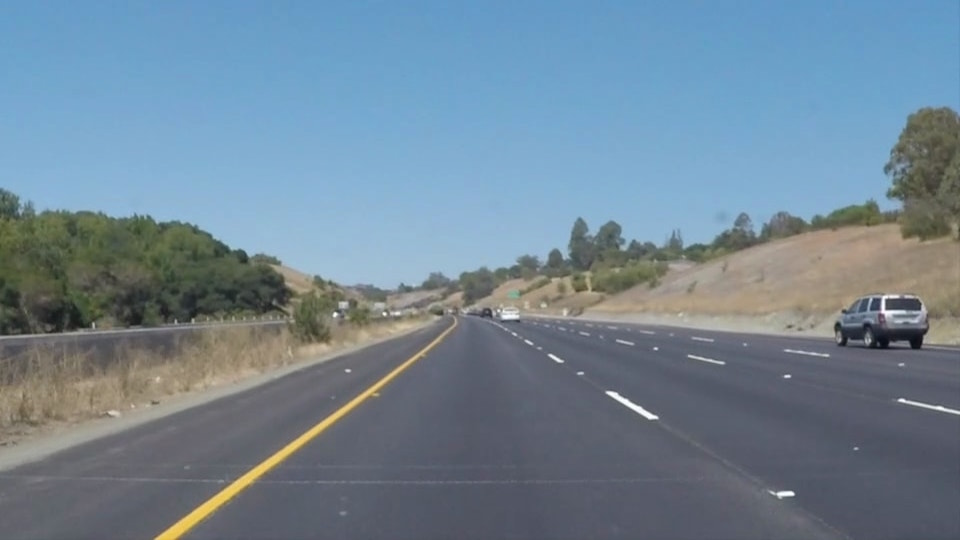
#> input picture test_images/solidYellowCurve.jpg, 960 x 540 px
$ jupyter execute --allow-errors P1.ipynb   (shell and % lines are left out)
#> lines starting #> are read from the running program, lines starting #| are printed output that depends on the picture; after the words box and inside, x2 and y2 are one past the last pixel; in counts of white or black regions, pixels touching at a corner belong together
# Self-Driving Car Engineer Nanodegree

## Project: **Finding Lane Lines on the Road**
***
In this project, you will use the tools you learned about in the lesson to identify lane lines on the road.  You can develop your pipeline on a series of individual images, and later apply the result to a video stream (really just a series of images). Check out the video clip "raw-lines-example.mp4" (also contained in this repository) to see what the output should look like after using the helper functions below.

Once you have a result that looks roughly like "raw-lines-example.mp4", you'll need to get creative and try to average and/or extrapolate the line segments you've detected to map out the full extent of the lane lines.  You can see an example of the result you're going for in the video "P1_example.mp4".  Ultimately, you would like to draw just one line for the left side of the lane, and one for the right.

In addition to implementing code, there is a brief writeup to complete. The writeup should be completed in a separate file, which can be either a markdown file or a pdf document. There is a [write up template](https://github.com/udacity/CarND-LaneLines-P1/blob/master/writeup_template.md) that can be used to guide the writing process. Completing both the code in the Ipython notebook and the writeup template will cover all of the [rubric points](https://review.udacity.com/#!/rubrics/322/view) for this project.

**The tools you have are color selection, region of interest selection, grayscaling, Gaussian smoothing, Canny Edge Detection and Hough Tranform line detection.  You  are also free to explore and try other techniques that were not presented in the lesson.  Your goal is piece together a pipeline to detect the line segments in the image, then average/extrapolate them and draw them onto the image for display (as below).  Once you have a working pipeline, try it out on the video stream below.**

---

<figure>

 <figcaption>
 <p></p>
 <p style="text-align: center;"> Your output should look something like this (above) after detecting line segments using the helper functions below </p>
 </figcaption>
</figure>
 <p></p>
<figure>

 <figcaption>
 <p></p>
 <p style="text-align: center;"> Your goal is to connect/average/extrapolate line segments to get output like this</p>
 </figcaption>
</figure>

## Import Packages

[cell 1]
#importing some useful packages
import matplotlib.pyplot as plt
import matplotlib.image as mpimg
import numpy as np
import cv2

## Read in an Image

[cell 2]
#reading in an image
image = mpimg.imread('test_images/solidYellowCurve.jpg')
#> image is the input picture: shape (540, 960, 3); mean R, G, B 113, 133.4, 149
gray = cv2.cvtColor(image,cv2.COLOR_RGB2GRAY)
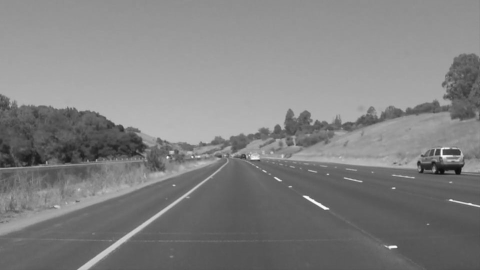
#> gray: shape (540, 960) (shown at 1/2 size); min 11, max 254, mean 129.1
#plt.imshow(gray,cmap='gray')
#printing out some stats and plotting
print('This image is:', type(image), 'with dimensions:', image.shape)
#| This image is: <class 'numpy.ndarray'> with dimensions: (540, 960, 3)
plt.imshow(image)  # if you wanted to show a single color channel image called 'gray', for example, call as plt.imshow(gray, cmap='gray')

## Ideas for Lane Detection Pipeline

**Some OpenCV functions that might be useful for this project are:**

`cv2.inRange()` for color selection
`cv2.fillPoly()` for regions selection
`cv2.line()` to draw lines on an image given endpoints
`cv2.addWeighted()` to coadd / overlay two images
`cv2.cvtColor()` to grayscale or change color
`cv2.imwrite()` to output images to file
`cv2.bitwise_and()` to apply a mask to an image

## Functions

[cell 3]
import math

def grayscale(img):
    """Applies the Grayscale transform
    This will return an image with only one color channel
    but NOTE: to see the returned image as grayscale
    (assuming your grayscaled image is called 'gray')
    you should call plt.imshow(gray, cmap='gray')"""
    return cv2.cvtColor(img, cv2.COLOR_RGB2GRAY)
    # Or use BGR2GRAY if you read an image with cv2.imread()
    # return cv2.cvtColor(img, cv2.COLOR_BGR2GRAY)

def canny(img, low_threshold, high_threshold):
    """Applies the Canny transform"""
    return cv2.Canny(img, low_threshold, high_threshold)

def gaussian_blur(img, kernel_size):
    """Applies a Gaussian Noise kernel"""
    return cv2.GaussianBlur(img, (kernel_size, kernel_size), 0)

def region_of_interest(img, vertices):
    """
    Applies an image mask.

    Only keeps the region of the image defined by the polygon
    formed from `vertices`. The rest of the image is set to black.
    """
    #defining a blank mask to start with
    mask = np.zeros_like(img)

    #defining a 3 channel or 1 channel color to fill the mask with depending on the input image
    if len(img.shape) > 2:
        channel_count = img.shape[2]  # i.e. 3 or 4 depending on your image
        ignore_mask_color = (255,) * channel_count
    else:
        ignore_mask_color = 255

    #filling pixels inside the polygon defined by "vertices" with the fill color
    cv2.fillPoly(mask, vertices, ignore_mask_color)

    #returning the image only where mask pixels are nonzero
    masked_image = cv2.bitwise_and(img, mask)
    return masked_image


def draw_lines(img, lines, color=[255, 0, 0], thickness=10):
    """
    NOTE: this is the function you might want to use as a starting point once you want to
    average/extrapolate the line segments you detect to map out the full
    extent of the lane (going from the result shown in raw-lines-example.mp4
    to that shown in P1_example.mp4).

    Think about things like separating line segments by their
    slope ((y2-y1)/(x2-x1)) to decide which segments are part of the left
    line vs. the right line.  Then, you can average the position of each of
    the lines and extrapolate to the top and bottom of the lane.

    This function draws `lines` with `color` and `thickness`.
    Lines are drawn on the image inplace (mutates the image).
    If you want to make the lines semi-transparent, think about combining
    this function with the weighted_img() function below
    """

    left_line_x1 = []
    left_line_x2 = []
    left_line_y1 = []
    left_line_y2 = []

    right_line_x1 = []
    right_line_x2 = []
    right_line_y1 = []
    right_line_y2 = []

    y_max = img.shape[0]
    y_min = 315


    for line in lines:
        for x1, y1, x2, y2 in line:
            current_slope = (y2 - y1) / (x2 - x1)

            if current_slope < 0.0:

                left_line_x1.append(x1)
                left_line_x2.append(x2)
                left_line_y1.append(y1)
                left_line_y2.append(y2)

            if current_slope > 0.0:

                right_line_x1.append(x1)
                right_line_x2.append(x2)
                right_line_y1.append(y1)
                right_line_y2.append(y2)


    if len(left_line_x1) > 0 and len(left_line_x2) > 0 and len(left_line_y1) > 0 and len(left_line_y2) > 0:
        avg_x1 = sum(left_line_x1) / len(left_line_x1)
        avg_x2 = sum(left_line_x2) / len(left_line_x2)
        avg_y1 = sum(left_line_y1) / len(left_line_y1)
        avg_y2 = sum(left_line_y2) / len(left_line_y2)
        avg_slope = ((avg_y2 - avg_y1) / (avg_x2 - avg_x1))
        intercept = (avg_y1 - (avg_slope * avg_x1))
        F_x1 = int((y_min - intercept) / avg_slope)
        F_x2 = int((y_max - intercept) / avg_slope)
        cv2.line(img, (F_x1, y_min), (F_x2, y_max), [255, 0, 0], 10)

    if len(right_line_x1) > 0 and len(right_line_x2) > 0 and len(right_line_y1) > 0 and len(right_line_y2) > 0:
        avg_x1 = sum(right_line_x1) / len(right_line_x1)
        avg_x2 = sum(right_line_x2) / len(right_line_x2)
        avg_y1 = sum(right_line_y1) / len(right_line_y1)
        avg_y2 = sum(right_line_y2) / len(right_line_y2)
        avg_slope = ((avg_y2 - avg_y1) / (avg_x2 - avg_x1))
        intercept = (avg_y1 - (avg_slope * avg_x1))
        F_x1 = int((y_min - intercept) / avg_slope)
        F_x2 = int((y_max - intercept) / avg_slope)
        cv2.line(img, (F_x1, y_min), (F_x2, y_max), [255, 0, 0], 10)

def hough_lines(img, rho, theta, threshold, min_line_len, max_line_gap):
    """
    `img` should be the output of a Canny transform.

    Returns an image with hough lines drawn.
    """
    lines = cv2.HoughLinesP(img, rho, theta, threshold, np.array([]), minLineLength=min_line_len, maxLineGap=max_line_gap)
    line_img = np.zeros((img.shape[0], img.shape[1], 3), dtype=np.uint8)
    draw_lines(line_img, lines)
    return line_img

# Python 3 has support for cool math symbols.

def weighted_img(img, initial_img, α=0.8, β=1., λ=0.):
    """
    `img` is the output of the hough_lines(), An image with lines drawn on it.
    Should be a blank image (all black) with lines drawn on it.

    `initial_img` should be the image before any processing.

    The result image is computed as follows:

    initial_img * α + img * β + λ
    NOTE: initial_img and img must be the same shape!
    """
    return cv2.addWeighted(initial_img, α, img, β, λ)

## Test Images

Build your pipeline to work on the images in the directory "test_images"
**You should make sure your pipeline works well on these images before you try the videos.**

[cell 4]
import os
os.listdir("test_images/")

## Build a Lane Finding Pipeline

Build the pipeline and run your solution on all test_images. Make copies into the `test_images_output` directory, and you can use the images in your writeup report.

Try tuning the various parameters, especially the low and high Canny thresholds as well as the Hough lines parameters.

[cell 5]
# Assigning Values to variables
k_size = 5
low_threshold = 60  # threshold for canny edge detector
high_threshold = 150  # threshold for canny edge detector
rho = 2  # distance resolution in pixels of the Hough grid
theta = np.pi / 180  # angular resolution in radians of the Hough grid
threshold = 15  # minimum number of votes (intersections in Hough grid cell)
min_lin_len = 50  # minimum number of pixels making up a line
max_lin_gap = 25  # maximum gap in pixels between connectable line segments

[cell 6]
# TODO: Build your pipeline that will draw lane lines on the test_images
# then save them to the test_images directory.


def pipeline(image):

    grayscale_image = grayscale(image)

    smooth_image = gaussian_blur(grayscale_image, k_size)

    edges = canny(smooth_image, low_threshold, high_threshold)

    imshape = image.shape

    vertices = np.array([[(10, imshape[0]), (460, 315), (490, 315), (imshape[1], imshape[0])]], dtype=np.int32)

    regions = region_of_interest(edges, vertices)

    hough_image = hough_lines(regions, rho, theta, threshold, min_lin_len, max_lin_gap)

    processed_img = weighted_img(hough_image, image)
    return processed_img

count = 0

for test_image in os.listdir("test_images/"):

    img = mpimg.imread('test_images/' + test_image)
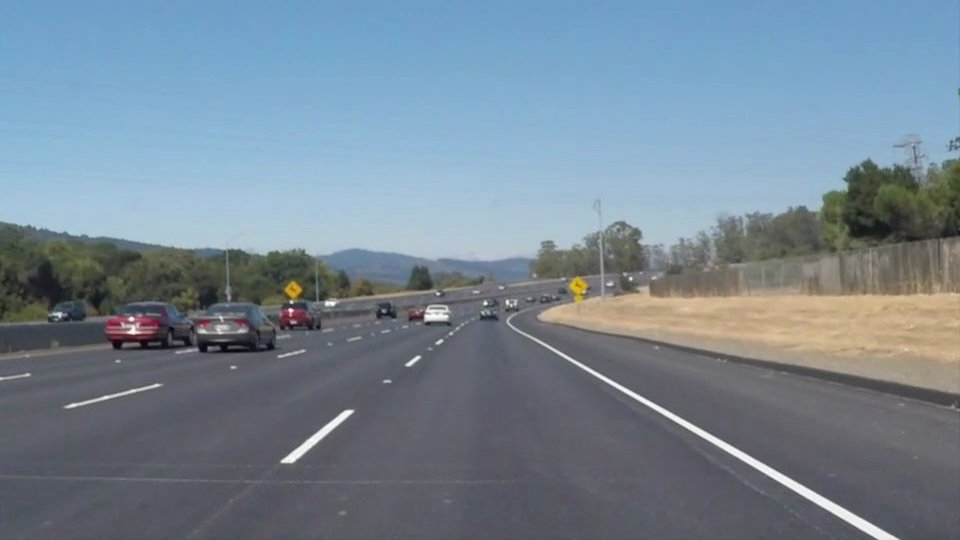
#> input picture test_images/solidWhiteCurve.jpg, 960 x 540 px
#> img is the input picture: shape (540, 960, 3); mean R, G, B 118.5, 134.5, 148.1
    outimg = pipeline(img)
#> in canny, `return cv2.Canny(img, low_threshold, high_threshold)`:
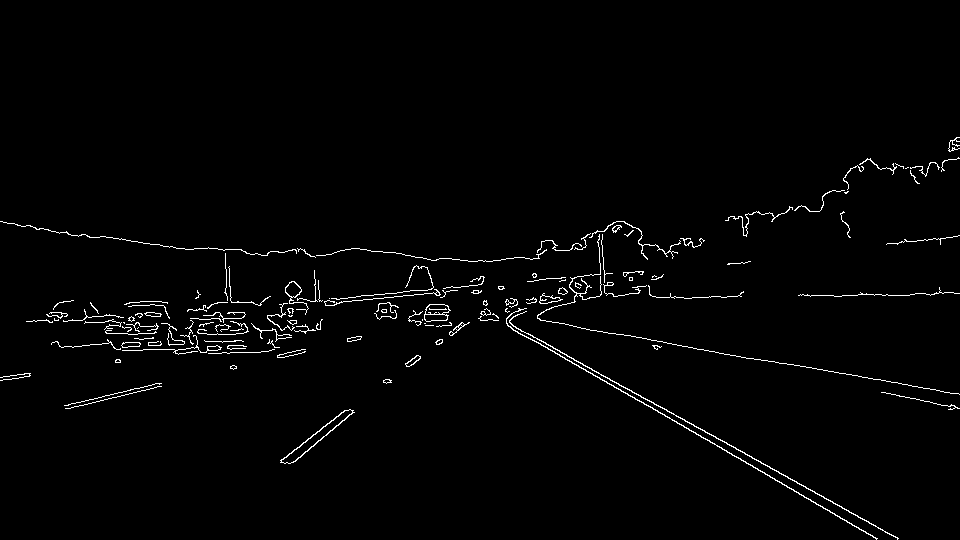
#> returned value: shape (540, 960); 1.6% white in thin lines or dots, all inside (x1, y1, x2, y2) = (0, 137, 960, 540)
#> in region_of_interest, `masked_image = cv2.bitwise_and(img, mask)`:
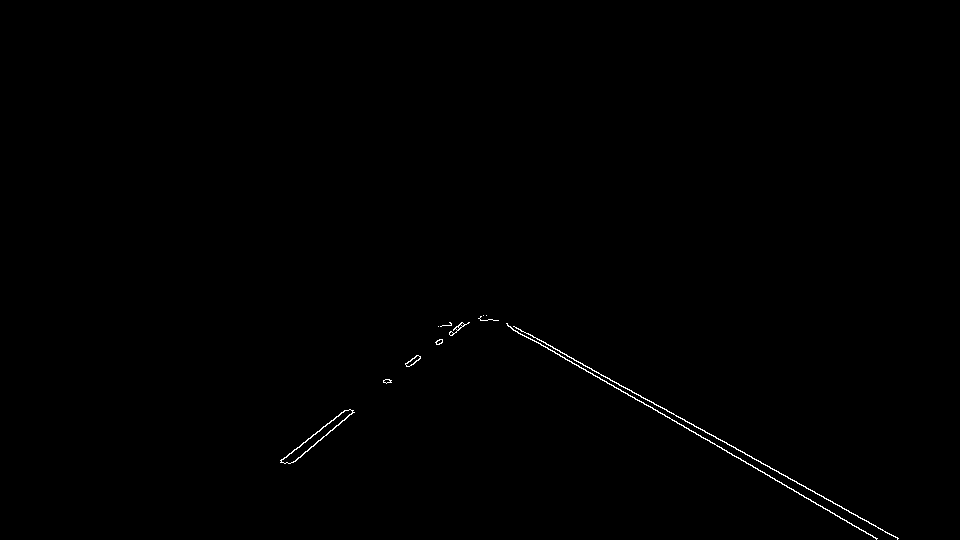
#> masked_image: shape (540, 960); 0.31% white in thin lines or dots, all inside (x1, y1, x2, y2) = (280, 315, 899, 540)
#> in hough_lines, `lines = cv2.HoughLinesP(img, rho, theta, threshold, np.array([]), minL..`: lines = 14 rows, first 6: [514, 326, 897, 538], [507, 324, 877, 538], [280, 460, 344, 410], [290, 463, 353, 412], [383, 382, 480, 316], [631, 390, 898, 538]
#> the loop in draw_lines, `for line in lines:` made 14 passes
#> after the loop in draw_lines, `for line in lines:`: left_line_x1 = [280, 290, 383, 405, 388, 384, 438, 280, 389]; left_line_x2 = [344, 353, 480, 481, 462, 441, 488, 345, 461]; left_line_y1 = [460, 463, 382, 363, 382, 382, 326, 462, 382]; left_line_y2 = [410, 412, 316, 316, 322, 343, 319, 410, 325]; right_line_x1 = [514, 507, 631, 811, 606]; right_line_x2 = [897, 877, 898, 869, 781]; right_line_y1 = [326, 324, 390, 501, 381]; right_line_y2 = [538, 538, 538, 534, 482]
#> in draw_lines, `avg_x1 = sum(left_line_x1) / len(left_line_x1)`: avg_x1 = 359.7
#> in draw_lines, `avg_x2 = sum(left_line_x2) / len(left_line_x2)`: avg_x2 = 428.3
#> in draw_lines, `avg_y1 = sum(left_line_y1) / len(left_line_y1)`: avg_y1 = 400.2
#> in draw_lines, `avg_y2 = sum(left_line_y2) / len(left_line_y2)`: avg_y2 = 352.6
#> in draw_lines, `avg_slope = ((avg_y2 - avg_y1) / (avg_x2 - avg_x1))`: avg_slope = -0.694
#> in draw_lines, `intercept = (avg_y1 - (avg_slope * avg_x1))`: intercept = 649.9
#> in draw_lines, `F_x1 = int((y_min - intercept) / avg_slope)`: F_x1 = 482
#> in draw_lines, `F_x2 = int((y_max - intercept) / avg_slope)`: F_x2 = 158
#> in draw_lines, `avg_x1 = sum(right_line_x1) / len(right_line_x1)`: avg_x1 = 613.8
#> in draw_lines, `avg_x2 = sum(right_line_x2) / len(right_line_x2)`: avg_x2 = 864.4
#> in draw_lines, `avg_y1 = sum(right_line_y1) / len(right_line_y1)`: avg_y1 = 384.4
#> in draw_lines, `avg_y2 = sum(right_line_y2) / len(right_line_y2)`: avg_y2 = 526
#> in draw_lines, `avg_slope = ((avg_y2 - avg_y1) / (avg_x2 - avg_x1))`: avg_slope = 0.565
#> in draw_lines, `intercept = (avg_y1 - (avg_slope * avg_x1))`: intercept = 37.58
#> in draw_lines, `F_x1 = int((y_min - intercept) / avg_slope)`: F_x1 = 490
#> in draw_lines, `F_x2 = int((y_max - intercept) / avg_slope)`: F_x2 = 889
#> in draw_lines, `cv2.line(img, (F_x1, y_min), (F_x2, y_max), [255, 0, 0], 10)`:
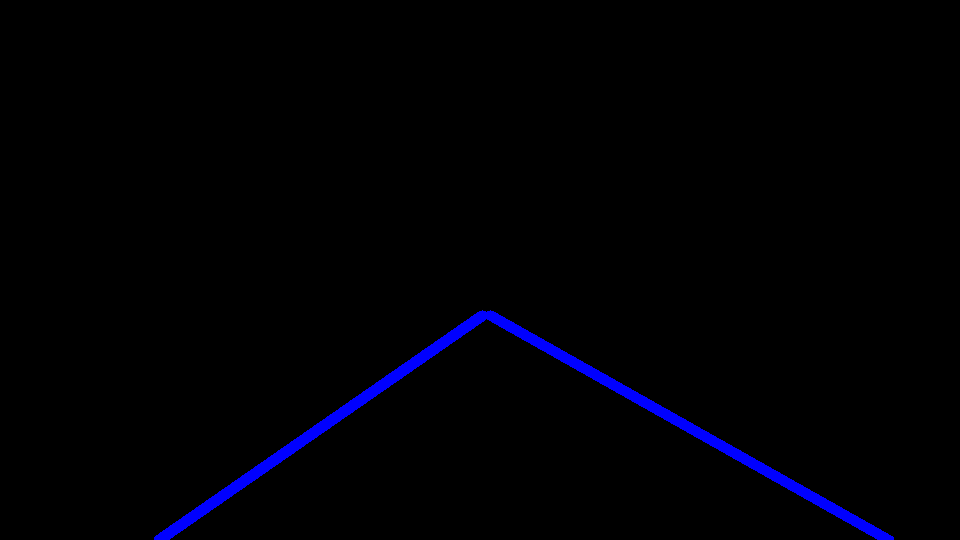
#> img: shape (540, 960, 3); mean of channels 0, 1, 2 4.5, 0, 0; drawn as B, G, R
#> in weighted_img, `return cv2.addWeighted(initial_img, α, img, β, λ)`:
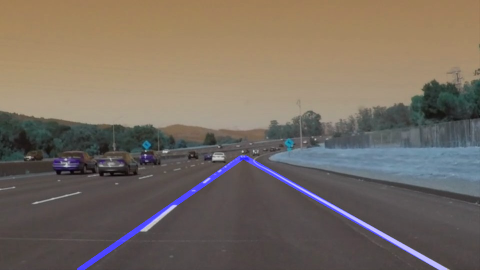
#> returned value: shape (540, 960, 3) (shown at 1/2 size); mean of channels 0, 1, 2 97.4, 107.6, 118.5; drawn as B, G, R
    plt.imsave('test_image_output/test_image_output%d.jpg' % count,outimg)
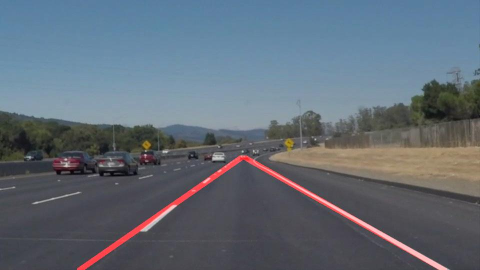
#> saved as test_image_output0.jpg: shape (540, 960, 3) (shown at 1/2 size); mean R, G, B 97.4, 107.5, 118.5
    count +=1
#> pass 2 of the loop `for test_image in os.listdir("test_images/"):`:
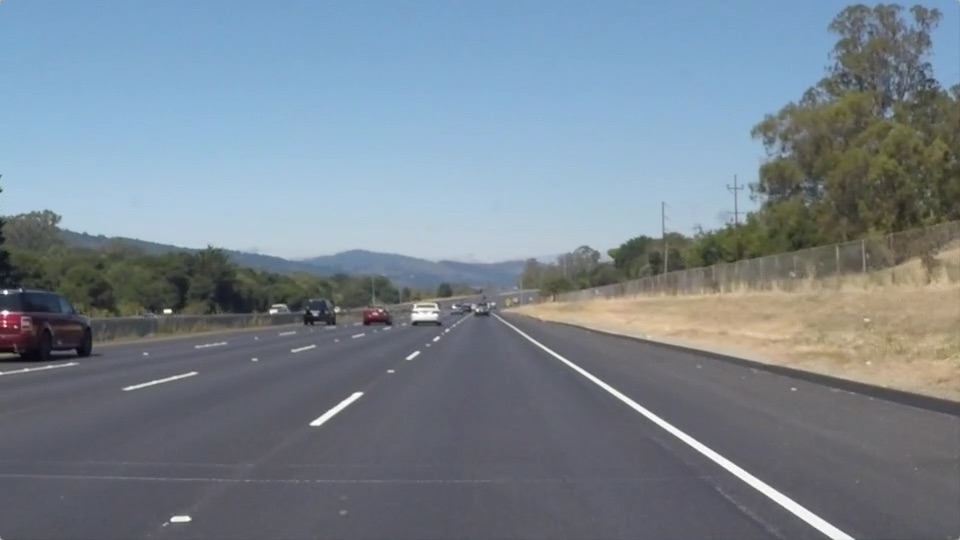
#> input picture test_images/solidWhiteRight.jpg, 960 x 540 px
#> img is the input picture: shape (540, 960, 3); mean R, G, B 120.3, 132.6, 143.7
#> in region_of_interest (call 2), `masked_image = cv2.bitwise_and(img, mask)`:
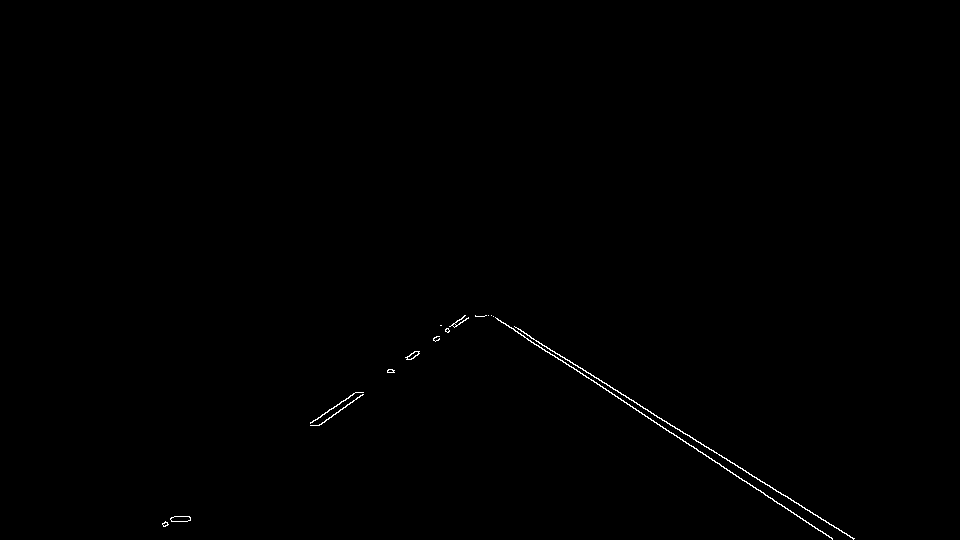
#> masked_image: shape (540, 960); 0.29% white in thin lines or dots, all inside (x1, y1, x2, y2) = (162, 315, 855, 540)
#> the loop in draw_lines (call 2), `for line in lines:` made 12 passes
#> line on passes 1 to 4: [[498, 320, 828, 535]], [[515, 327, 853, 538]], [[387, 372, 468, 317]], [[613, 389, 853, 539]]
#> `plt.imsave('test_image_output/test_image_output%d.jpg' % count,outimg)`:
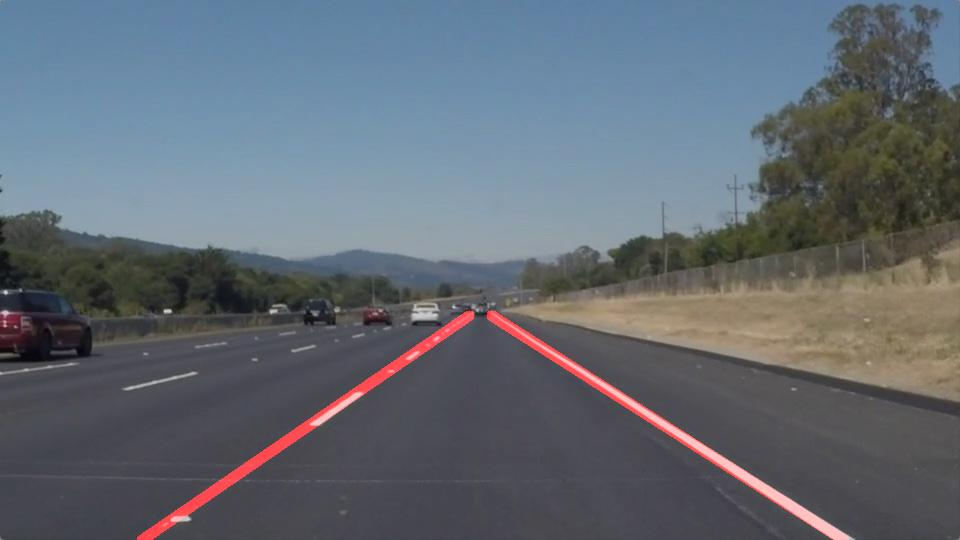
#> saved as test_image_output1.jpg: shape (540, 960, 3); mean R, G, B 98.6, 106, 115
